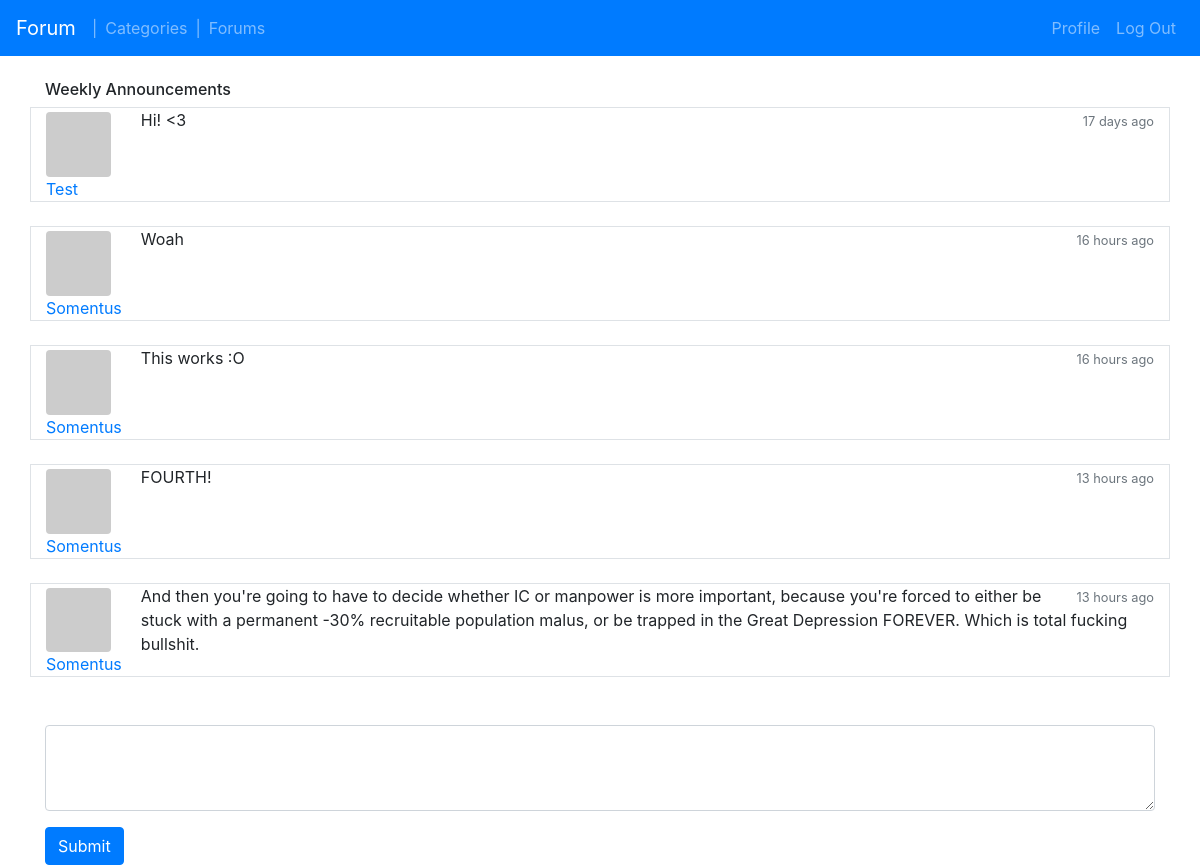
The app's page /topic.php?id=85 (signed in) with its own data.
### tables this page shows
CREATE TABLE `topics` (
  `id` int(11) NOT NULL,
  `title` varchar(64) NOT NULL,
  `forum_id` int(11) NOT NULL,
  `user_id` int(11) NOT NULL,
  `pinned` tinyint(1) NOT NULL DEFAULT '0',
  `created_at` timestamp NOT NULL DEFAULT CURRENT_TIMESTAMP,
  `updated_at` timestamp NOT NULL DEFAULT CURRENT_TIMESTAMP ON UPDATE CURRENT_TIMESTAMP
);

CREATE TABLE `posts` (
  `id` int(11) NOT NULL,
  `body` varchar(512) NOT NULL,
  `user_id` int(11) NOT NULL,
  `topic_id` int(11) NOT NULL,
  `created_at` timestamp NOT NULL DEFAULT CURRENT_TIMESTAMP,
  `updated_at` timestamp NOT NULL DEFAULT CURRENT_TIMESTAMP ON UPDATE CURRENT_TIMESTAMP
);

CREATE TABLE `users` (
  `id` int(11) NOT NULL,
  `username` varchar(64) NOT NULL,
  `email` varchar(254) NOT NULL,
  `password` varchar(256) NOT NULL,
  `is_admin` tinyint(1) NOT NULL DEFAULT '0',
  `created_at` date NOT NULL,
  `updated_at` date NOT NULL
);

### includes/DB.php (called while the page is built, shortened)
<?php
function query($pdo, $query, $params = array()) {
	$statement = $pdo->prepare($query);
	$statement->execute($params);
	$data = $statement->fetchAll();
	return $data;
}
?>

### includes/topic.php (the view, shortened to what this page needs)
<?php
function content($pdo) {
	$id = $_GET['id'];
	$topic = query($pdo, "SELECT * FROM topics WHERE id= :id", ['id' => $id]);
	if(count($topic) == 0) {
		echo "Topic not found!";
	} else if(count($topic) == 1) {
		$topic = $topic[0];
		echo '
				<h6>'.$topic['title'].'</h6>';
		$posts = query($pdo, "SELECT * FROM posts WHERE topic_id = :topic_id", ['topic_id' => $id]);
		if(count($posts) == 0) {
			echo "No posts yet!";
		} else {
			foreach($posts as $post) {
				$user = query($pdo, "SELECT * FROM users WHERE id = :id", ['id' => $post['user_id']])[0];
				echo "
					<div class='row border'>
						<div class='col-md-1'>
							<a name='".$post['id']."'></a>
							<div class='pt-1'>
								<img src='https://via.placeholder.com/75/fd7e14' class='img-fluid rounded'>
							</div>
							<div>
								<a href='user.php?id=".$user['id']."'>".$user['username']."</a>
							</div>
						</div>
						<div class='col-md-11'>
							<span class='float-right'>
								<small class='text-muted'>".ucfirst(parseTimeSinceTimestamp($post['created_at']))."</small>
							</span>
							".$post['body']."
						</div>
					</div>
					<br />";
			}
		}
	}
}
function post($pdo) {
	if(isLoggedIn()) {
		echo '
			<form action="topic.php?topic_id='.$_GET['id'].'" method="POST">
				<div class="form-group">
					<textarea name="body" class="form-control" id="body" rows="3"></textarea>
				</div
				<div class="text-center">
					<button type="submit" name="post" class="btn btn-primary">Submit</button>
				</div>
			</form>
		';
	}
}
?>

### records on screen
topics: title "Weekly Announcements"
posts: user.username "Test", created_at "17 days ago", body "Hi! <3"
posts: user.username "Somentus", created_at "16 hours ago", body "Woah"
posts: user.username "Somentus", created_at "16 hours ago", body "This works :O"
posts: user.username "Somentus", created_at "13 hours ago", body "FOURTH!"
posts: user.username "Somentus", created_at "13 hours ago", body "And then you're going to have to decide whether IC or manpower is more important, because you're forced to either be stuck with a permanent -30% recruitable population malus, or be trapped in the Great Depression FOREVER. Which is total fucking bullshit."
